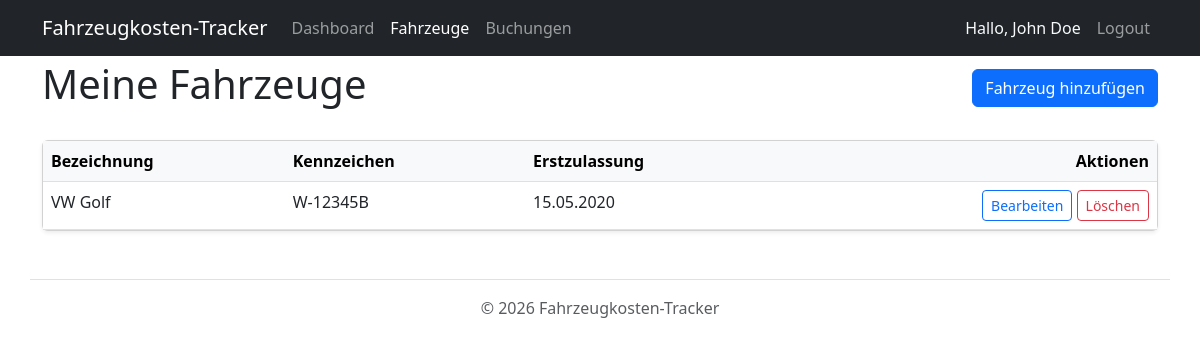
Page /vehicles (signed in) on the committed database.
### tables this page shows
CREATE TABLE IF NOT EXISTS vehicles (
    id INT AUTO_INCREMENT PRIMARY KEY,
    user_id INT NOT NULL,
    name VARCHAR(100) NOT NULL,
    license_plate VARCHAR(20) NOT NULL,
    registration_date DATE NOT NULL,
    deleted_at TIMESTAMP NULL DEFAULT NULL,
    FOREIGN KEY (user_id) REFERENCES users(id) ON DELETE CASCADE
);

### src/Controllers/VehicleController.php (called while the page is built, shortened)
<?php
class VehicleController extends Controller {
    private VehicleModel $vehicleModel;
    public function __construct() {
        $this->vehicleModel = new VehicleModel();
    }
    public function index(): void {
        $vehicles = $this->vehicleModel->getAllByUser($_SESSION['user_id']);
        $this->render('vehicles/index', [
            'title' => 'Meine Fahrzeuge',
            'vehicles' => $vehicles
        ]);
    }
}

### config/config.php (called while the page is built)
<?php
return [
    'db' => [
        'host' => getenv('DB_HOST') ?: 'db',
        'name' => getenv('DB_NAME') ?: 'db',
        'user' => getenv('DB_USER') ?: 'db',
        'pass' => getenv('DB_PASS') ?: 'db',
        'charset' => 'utf8mb4'
    ],
    'app' => [
        'name' => 'Fahrzeugkosten-Tracker',
        'base_url' => getenv('BASE_URL') ?: 'http://fahrzeugkosten-tracker.ddev.site'
    ]
];

### src/Database.php (called while the page is built, shortened)
<?php
class Database {
    private static ?PDO $instance = null;
    public static function getInstance(): PDO {
        if (self::$instance === null) {
            $config = require __DIR__ . '/../config/config.php';
            $dbConfig = $config['db'];
            try {
                $dsn = "mysql:host={$dbConfig['host']};dbname={$dbConfig['name']};charset={$dbConfig['charset']}";
                $options = [
                    PDO::ATTR_ERRMODE => PDO::ERRMODE_EXCEPTION,
                    PDO::ATTR_DEFAULT_FETCH_MODE => PDO::FETCH_ASSOC,
                    PDO::ATTR_EMULATE_PREPARES => false,
                ];
                self::$instance = new PDO($dsn, $dbConfig['user'], $dbConfig['pass'], $options);
            } catch (PDOException $e) {
                die("Database connection failed: " . $e->getMessage());
            }
        }
        return self::$instance;
    }
}

### src/Models/Model.php (called while the page is built, shortened)
<?php
abstract class Model {
    public function __construct() {
        $this->db = Database::getInstance();
    }
}

### src/Models/VehicleModel.php (called while the page is built, shortened)
<?php
class VehicleModel extends Model {
    public function getAllByUser(int $userId): array {
        $stmt = $this->db->prepare("SELECT * FROM vehicles WHERE user_id = ? AND deleted_at IS NULL");
        $stmt->execute([$userId]);
        return $stmt->fetchAll();
    }
}

### src/functions.php (called while the page is built, shortened)
<?php
function e($value): string {
    return htmlspecialchars((string)$value, ENT_QUOTES, 'UTF-8');
}

### src/Views/vehicles/index.php (the view, shortened to what this page needs)
<?php require __DIR__ . '/../layout/header.php'; ?>
<div class="d-flex justify-content-between align-items-center mb-4">
    <h1>Meine Fahrzeuge</h1>
    <a href="/vehicles/add" class="btn btn-primary">Fahrzeug hinzufügen</a>
</div>
<div class="card shadow-sm">
    <div class="card-body p-0">
        <table class="table table-hover mb-0">
            <thead class="table-light">
                <tr>
                    <th>Bezeichnung</th>
                    <th>Kennzeichen</th>
                    <th>Erstzulassung</th>
                    <th class="text-end">Aktionen</th>
                </tr>
            </thead>
            <tbody>
                <?php if (empty($vehicles)): ?>
                    <tr>
                        <td colspan="4" class="text-center py-4 text-muted">Keine Fahrzeuge registriert.</td>
                    </tr>
                <?php else: ?>
                    <?php foreach ($vehicles as $vehicle): ?>
                        <tr>
                            <td><?= e($vehicle['name']) ?></td>
                            <td><?= e($vehicle['license_plate']) ?></td>
                            <td><?= e(date('d.m.Y', strtotime($vehicle['registration_date']))) ?></td>
                            <td class="text-end text-nowrap">
                                <a href="/vehicles/edit?id=<?= $vehicle['id'] ?>" class="btn btn-sm btn-outline-primary">Bearbeiten</a>
                                <form action="/vehicles/delete" method="POST" class="d-inline" onsubmit="return confirm('Möchten Sie dieses Fahrzeug wirklich löschen?');">
                                    <button type="submit" class="btn btn-sm btn-outline-danger">Löschen</button>
                                </form>
                            </td>
                        </tr>
                    <?php endforeach; ?>
                <?php endif; ?>
            </tbody>
        </table>
    </div>
</div>
<?php require __DIR__ . '/../layout/footer.php'; ?>

### src/Views/layout/header.php (style rules this page uses)
body { padding-top: 60px; }

### rows in the picture
vehicles: name "VW Golf", license_plate "W-12345B", registration_date "15.05.2020"

### other values in the picture
$_SESSION['user_name'] "John Doe"
